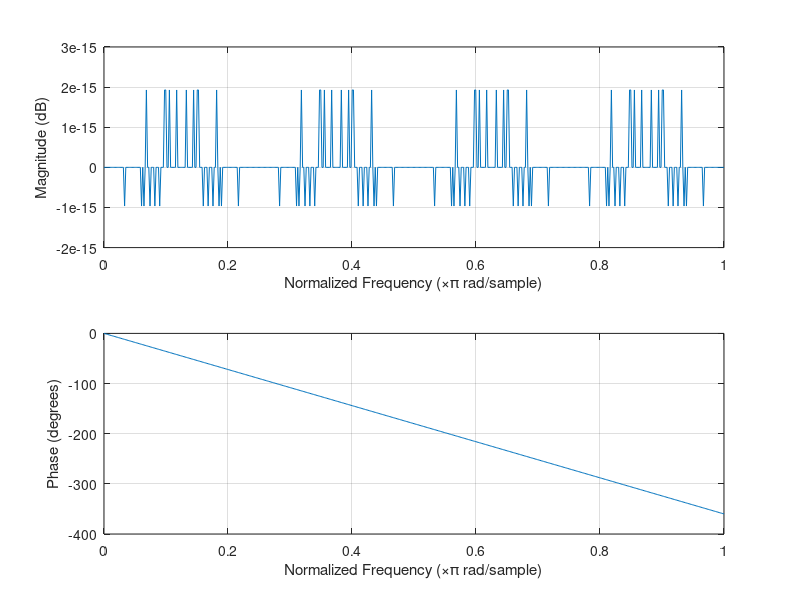

Here is the MATLAB script that generated this plot:
clc;
clear all;
close all;
N=input('Enter the length of window');
fc=input('Enter the cut-off frequency');
fs=input('Enter thesampling frequency');
wc=fc/fs;
w=triang(N);
b=fir1(N-1,wc,w);
freqz(b);
disp(N);
%disp(w);
%disp(b);